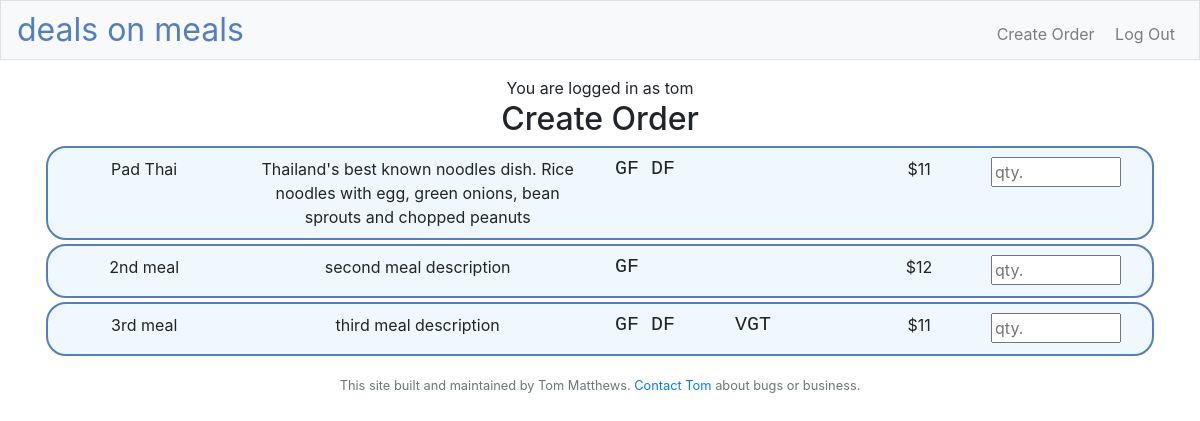
/createOrder (signed in), run on the app's committed database.
### models.py (models this page shows, shortened)
class User(db.Model):
    id = db.Column(db.Integer, primary_key=True)
    name = db.Column(db.String(), unique=False, nullable=False)
    email = db.Column(db.String(), unique=True, nullable=False)
    hashPw = db.Column(db.String(), nullable=False)
    orders = db.relationship('Order', backref='user', lazy=True)
    pwResetExp = db.Column(db.DateTime(), nullable=True)
    pwResetHash = db.Column(db.String(), nullable=True)

class Meal(db.Model):
    __tablename__ = "meal"
    id = db.Column(db.Integer, primary_key=True)
    title = db.Column(db.String(), nullable=False)
    desc = db.Column(db.String(), nullable=False)
    gf = db.Column(db.Boolean(), nullable=False, default=False)
    df = db.Column(db.Boolean(),  nullable=False, default=False)
    vgt = db.Column(db.Boolean(),  nullable=False, default=False)
    vgn = db.Column(db.Boolean(),  nullable=False, default=False)
    archived = db.Column(db.Boolean(), nullable=False, default=False)
    price = db.Column(db.Integer, nullable=False, default=11)

### app.py (the view)
@app.route("/createOrder")
@login_required
def createOrder():
    meals = Meal.query.all()
    if ('user_id' in session):
        myUser = User.query.filter(User.id == session["user_id"]).first()
        email = myUser.email
    return render_template("createOrder.html", meals=meals, email=email, isAdmin=isAdmin())

### adminFunctions.py (called while the page is built)
def isAdmin():
    if ('user_id' not in session):
        return False
    admin = User.query.filter(User.email=="ma.thomask@gmail.com").first()
    if admin.id == session["user_id"]:
        return True
    return False

### app.py (called while the page is built)
@app.after_request
def after_request(response):
    response.headers["Cache-Control"] = "no-cache, no-store, must-revalidate"
    response.headers["Expires"] = 0
    response.headers["Pragma"] = "no-cache"
    return response

### helpers.py (called while the page is built)
def login_required(f):
    @wraps(f)
    def decorated_function(*args, **kwargs):
        if session.get("user_id") is None:
            return redirect("/login")
        return f(*args, **kwargs)
    return decorated_function

### templates/createOrder.html (shortened to what this page needs)
{% extends "layout.html" %}
{% block main %}
<h2>Create Order</h2>
<div class="container-fluid">
    {%for meal in meals %}
    <div class="row tablerow my-1 text-wrap">
        <div class="col-4 col-lg-2 my-1">
            {{meal.title}}
        </div>
        <div class="col-8 col-lg-4 my-1">
            {{meal.desc}}
        </div>
        <div class="col-7 col-lg-3 my-1" >
            <h5 style="text-align: left;font-family:'Courier Bold', Courier Bold, monospace;font-style:bold">
            {% if meal.gf == True %}
            GF
            {% else %}&nbsp;&nbsp;{% endif %}
            {% if meal.df == True %}
            DF
            {% else %}&nbsp;&nbsp;{% endif %}
            {% if meal.vgt == True %}VGT
            {% else %}&nbsp;&nbsp;&nbsp;{% endif %}
        </div>
        <div class="col-2 col-lg-1 my-1" >
            ${{meal.price}}
        </div>
        <div class="col-3 col-lg-2 my-1" >
            <div class="def-number-input number-input safari_only">
            <input style="width:85%; max-width:40" placeholder="qty." class="quantity" min="0" max="10" name="quantity" value="" type="number">
            </div>
        </div>
    </div>
    {% endfor %}
</div>
{% endblock %}

### templates/layout.html (shortened to what this page needs)
<!DOCTYPE html>
<html lang="en">
    <head>
        <link rel="stylesheet" href="https://cdn.jsdelivr.net/npm/bootstrap@4.5.3/dist/css/bootstrap.min.css">
        <link href="/static/styles.css" rel="stylesheet">
        <link rel="stylesheet" href="https://cdn.jsdelivr.net/npm/bootstrap-icons@1.8.1/font/bootstrap-icons.css">
    </head>
    <body>
            <nav class="navbar navbar-expand-md navbar-light bg-light border py-0">
                <a class="navbar-brand" href="/"><span class="blue">deals on meals</span></a>
                <div class="collapse navbar-collapse ml-auto" id="navbar">
                    <ul class="navbar-nav text-right ml-auto mt-2">
                        {% if session.user_id %}
                        <li class="nav-item"><a class="nav-link" href="/createOrder">&nbsp;Create Order</a></li>
                        <li class="nav-item"><a class="nav-link" href="/logout">&nbsp;Log Out</a></li>
                        {% endif %}
                    </ul>
                </div>
            </nav>
        <main class="container p-3">
            <div class="center">
                {% if email %}
                <span class="center">You are logged in as {{ email }}</span>
                {% else %}
                <span class="center">You are not logged in</span>
                {% endif %}
            </div>
            {% block main %}{% endblock %}
        </main>
        <footer class="small text-center text-muted">
            This site built and maintained by Tom Matthews. <a href="mailto:ma.thomask@gmail.com">Contact Tom</a> about bugs or business.
        </footer>
    </body>
</html>

### static/styles.css (style rules this page uses)
nav .navbar-brand { font-size: xx-large; }
nav .navbar-brand .blue { color: #537fbe; }
main { overflow-x: auto; text-align: center; }
.tablerow { background-color:aliceblue; border-radius:20px; border-width: 2px; border-style: solid; border-color:#537fbe; padding: 5px; border-spacing: 5 px; white-space: nowrap; }

### data on the page
User: email "tom"
Meal: title "Pad Thai", desc "Thailand's best known noodles dish. Rice noodles with egg, green onions, bean sprouts and chopped peanuts", gf "GF", df "DF", price "11"
Meal: title "2nd meal", desc "second meal description", gf "GF", price "12"
Meal: title "3rd meal", desc "third meal description", gf "GF", df "DF", vgt "VGT", price "11"
